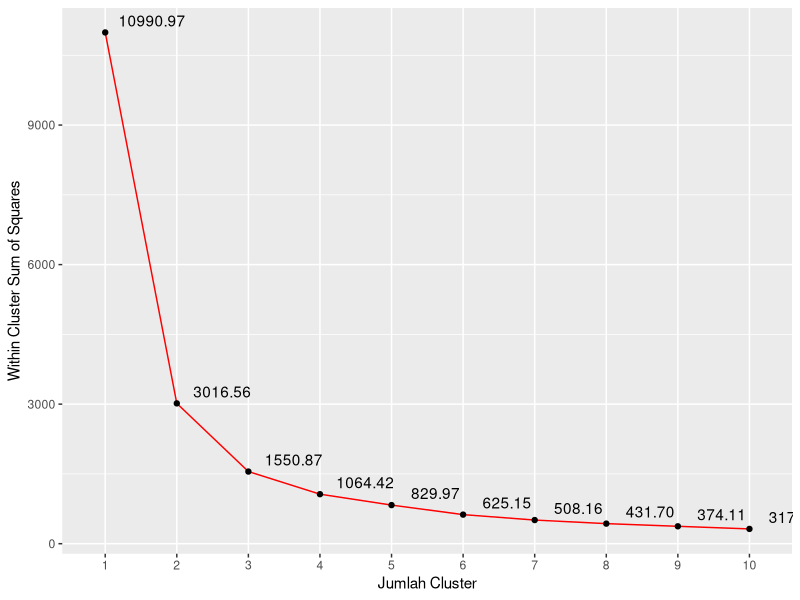

Here is the R script that generated this plot:
# Menentukan jumlah cluster terbaik dengan menghitung Sum of Squared Errors (SSE)
# Jadi semakin kecil sse dan jumlah cluster nya tidak banyak maka bagus untuk diterapkan
#Bagian Data Preparation
library(ggplot2)
pelanggan <- read.csv("customer_segments.txt", sep="\t")
pelanggan_matrix <- data.matrix(pelanggan[c("Jenis.Kelamin", "Profesi", "Tipe.Residen")])
pelanggan <- data.frame(pelanggan, pelanggan_matrix)
Profesi <- unique(pelanggan[c("Profesi","Profesi.1")])
Jenis.Kelamin <- unique(pelanggan[c("Jenis.Kelamin","Jenis.Kelamin.1")])
Tipe.Profesi <- unique(pelanggan[c("Tipe.Residen","Tipe.Residen.1")])
pelanggan$NilaiBelanjaSetahun <-pelanggan$NilaiBelanjaSetahun/1000000
field_yang_digunakan = c("Jenis.Kelamin.1", "Umur", "Profesi.1", "Tipe.Residen.1","NilaiBelanjaSetahun")
#Bagian K-Means
set.seed(100)
sse <- sapply(1:10,
              function(param_k)
              {
                kmeans(pelanggan[field_yang_digunakan], param_k, nstart=25)$tot.withinss
              }
)
sse

# Lihat dalam Bentuk Grafik
jumlah_cluster_max <- 10
ssdata = data.frame(cluster=c(1:jumlah_cluster_max),sse)
ggplot(ssdata, aes(x=cluster,y=sse)) +
  geom_line(color="red") + geom_point() +
  ylab("Within Cluster Sum of Squares") + xlab("Jumlah Cluster") +
  geom_text(aes(label=format(round(sse, 2), nsmall = 2)),hjust=-0.2, vjust=-0.5) +
  scale_x_discrete(limits=factor(1:jumlah_cluster_max))
